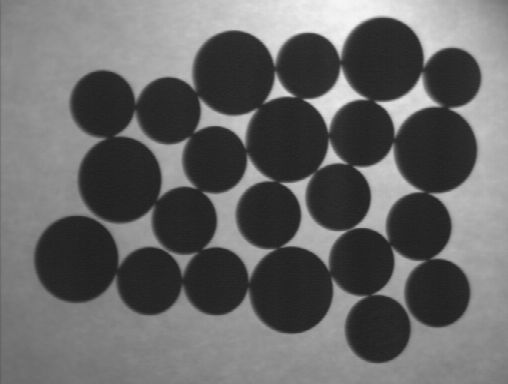
#> input picture threshold_selection/pic/40.gif, 508 x 384 px; its folder holds only this picture in this run
$ python main.py
#> lines starting #> are read from the running program, lines starting #| are printed output that depends on the picture; after the words box and inside, x2 and y2 are one past the last pixel; in counts of white or black regions, pixels touching at a corner belong together
import cv2
import numpy as np
import matplotlib.pyplot as plt
import os

def main():
    for img_name in os.listdir('pic'):
        print(img_name)
        # read image, to gray and normalize
        # img_name = './pic/13.bmp'
        img_name = './pic/' + img_name
        img = cv2.imread(img_name)
#> img is the input picture: shape (384, 508, 3); min 31, max 246, mean 102.8
        img = cv2.cvtColor(img, cv2.COLOR_BGR2GRAY)
#> img: shape (384, 508)
        img = (img - np.min(img)) / (np.max(img)-np.min(img))
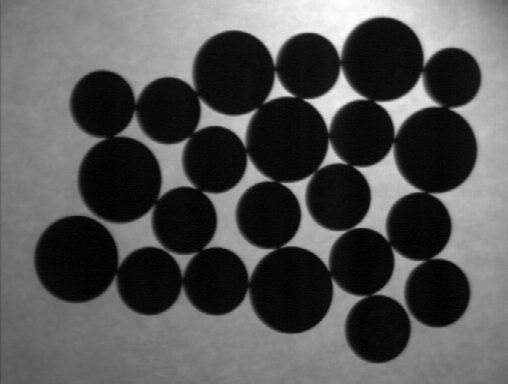
#> img: shape (384, 508) float64; min 0, max 1, mean 0.334

        # calculate laplacien and gradient of img
        laplace = cv2.Laplacian(img, -1, ksize=3)

        grad_x = cv2.Sobel(img, -1, 1, 0)
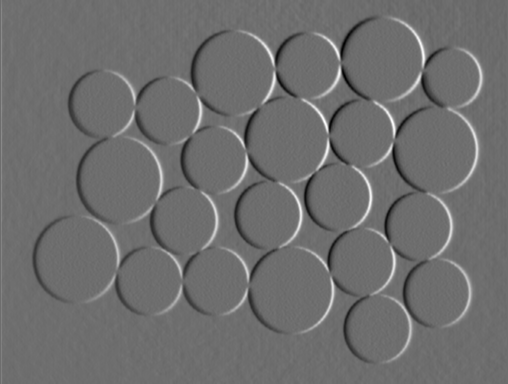
#> grad_x: shape (384, 508) float64; min -1.43, max 1.88, mean 0.00266; drawn with min black and max white
        grad_y = cv2.Sobel(img, -1, 0, 1)
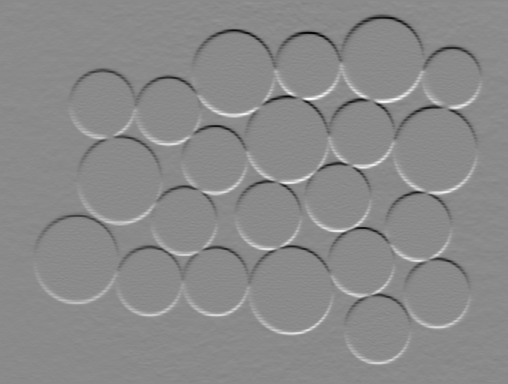
#> grad_y: shape (384, 508) float64; min -2.5, max 2.09, mean -0.00548; drawn with min black and max white
        gradx = cv2.convertScaleAbs(grad_x)
        grady = cv2.convertScaleAbs(grad_y)
        gradient = np.sqrt(gradx**2+grady**2)
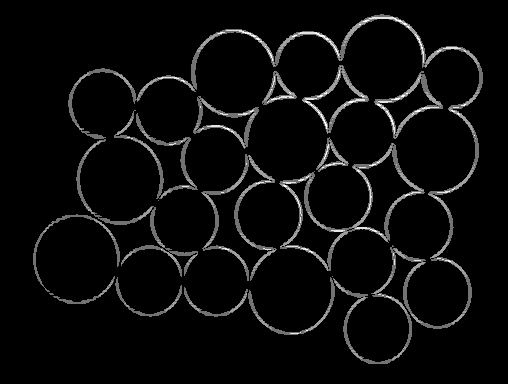
#> gradient: shape (384, 508) float16; min 0, max 2.24, mean 0.0964; drawn with min black and max white

        # get boundary pixels
        flag1 = (gradient <= 0)
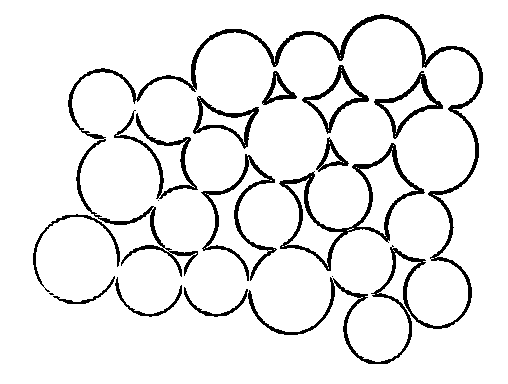
#> flag1: shape (384, 508) bool; 91.9% white; 16 black regions (3 under 20 px), largest, box (x1, y1, x2, y2) and area: (68, 14, 483, 364) 6896, (279, 143, 425, 271) 2176, (201, 154, 277, 281) 1354
        flag2 = (laplace >= 0.015)
#> flag2: shape (384, 508) bool; 40.6% white in thin lines or dots
        boundary = flag1 & flag2
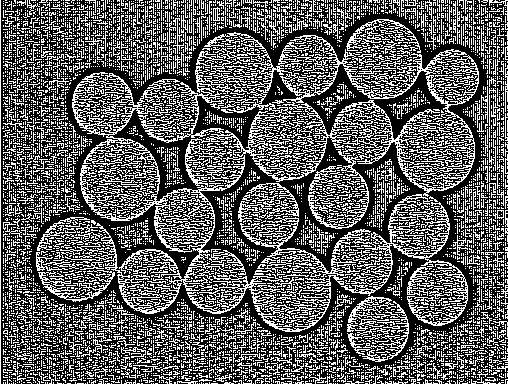
#> boundary: shape (384, 508) bool; 36.6% white in thin lines or dots

        threshold = np.sum(img * boundary) / np.sum(boundary)
#> threshold = 0.284
        # threshold segmentation
        retval, segmentation = cv2.threshold(img, threshold, 1, cv2.THRESH_BINARY)
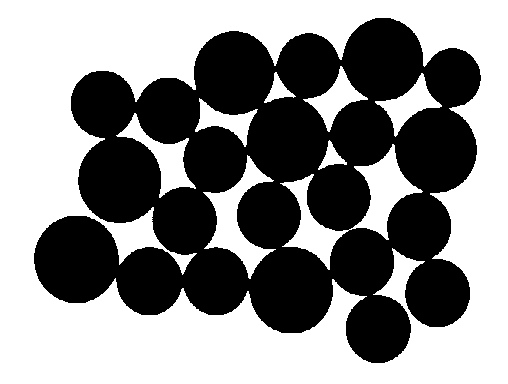
#> segmentation: shape (384, 508) float64; values 0 (black) and 1 (white), 54.4% white; 1 black region, box (x1, y1, x2, y2) and area: (34, 18, 481, 363) 88975
#> retval = 0.284
        save_img_name = img_name.split('/')[-1].split('.')[0] + '_seg.png'

        plt.figure(figsize=(8, 8))
        plt.subplot(1, 2, 1)
        plt.axis('off')
        plt.imshow(img, cmap='gray')
        plt.text(220, -10, 'Origin', fontsize=16)
        plt.subplot(1, 2, 2)
        plt.axis('off')
        plt.imshow(segmentation, cmap='gray')
        plt.text(220, -10, 'My', fontsize=16)
        plt.savefig(save_img_name, dpi=500, facecolor='w')

if __name__ == '__main__':
    main()
